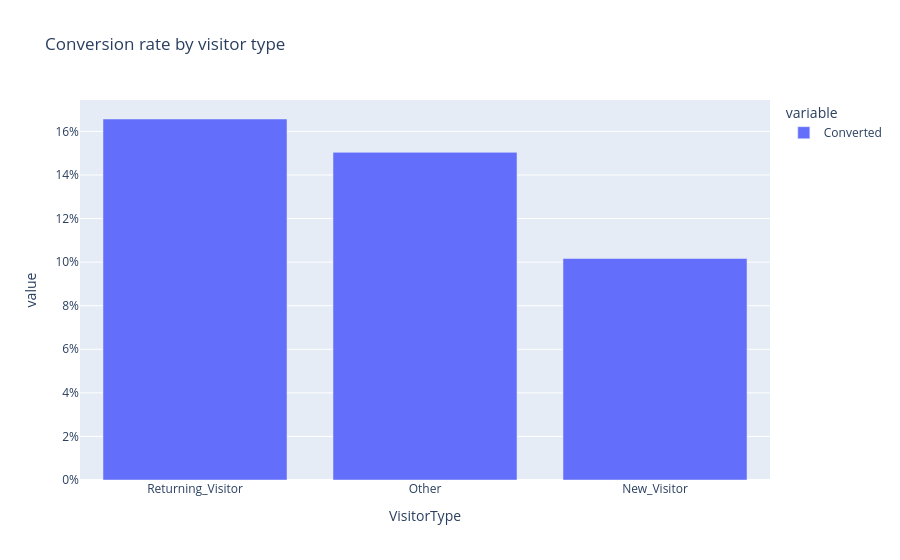

This figure's notebook cell:
### Markdown cell above
# Visitor type

### Code cell
visitor_conv = df.groupby('VisitorType')['Converted'].mean().sort_values(ascending=False)
fig = px.bar(visitor_conv, title='Conversion rate by visitor type')
fig.update_yaxes(tickformat='.0%')
fig.show()

### Figure 1 — Plotly figure (JSON) as saved in the notebook; plotly's stock layout.template omitted (floating-point values rounded to 4 significant figures)
{"data": [{"hovertemplate": "variable=Converted<br>VisitorType=%{x}<br>value=%{y}<extra></extra>", "legendgroup": "Converted", "marker": {"color": "#636efa", "pattern": {"shape": ""}}, "name": "Converted", "orientation": "v", "showlegend": true, "textposition": "auto", "type": "bar", "x": ["Returning_Visitor", "Other", "New_Visitor"], "xaxis": "x", "y": [0.1657, 0.1504, 0.1017], "yaxis": "y"}], "layout": {"barmode": "relative", "legend": {"title": {"text": "variable"}, "tracegroupgap": 0}, "title": {"text": "Conversion rate by visitor type"}, "xaxis": {"anchor": "y", "domain": [0, 1], "title": {"text": "VisitorType"}}, "yaxis": {"anchor": "x", "domain": [0, 1], "tickformat": ".0%", "title": {"text": "value"}}}}
